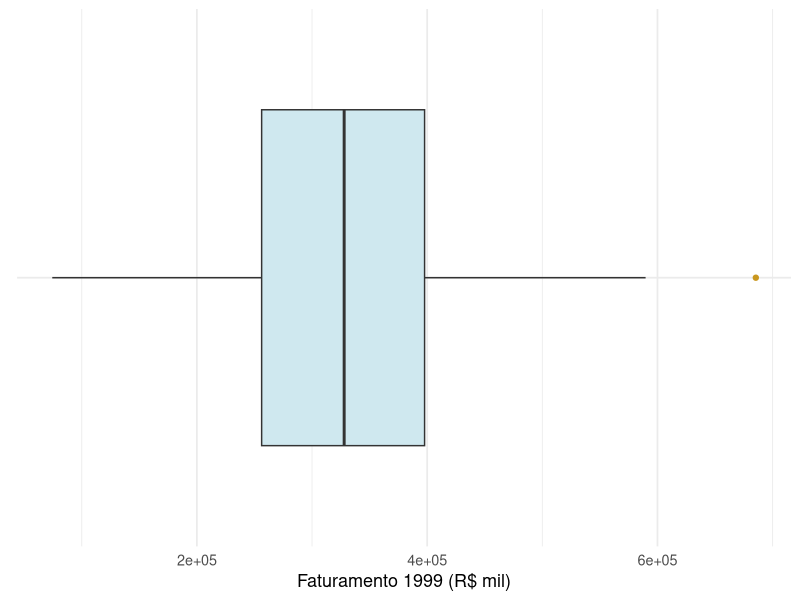
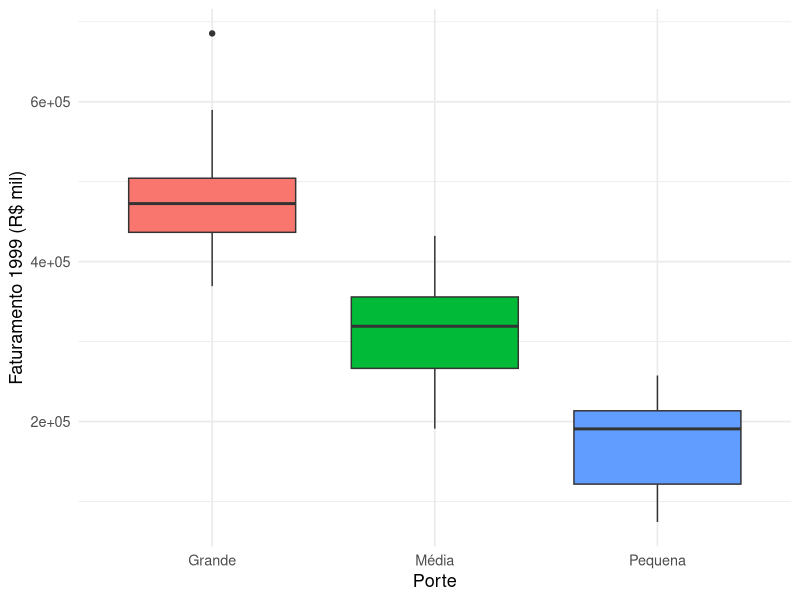

Generate these figures, in order, with R:
## ---- chunk 1
knitr::opts_chunk$set(echo = TRUE, warning = FALSE, message = FALSE, fig.retina = 2, fig.height=4.2)
suppressPackageStartupMessages(library(tidyverse))
empresas <- read.csv("empresas.csv")
## ---- chunk 2
ggplot(empresas, aes(x = "", y = faturamento99)) +
  geom_boxplot(fill = "#cfe8ef", outlier.color = "#c9971e") + coord_flip() +
  labs(x = NULL, y = "Faturamento 1999 (R$ mil)") + theme_minimal(base_size = 13)
## ---- chunk 3
ggplot(empresas, aes(x = porte, y = faturamento99, fill = porte)) +
  geom_boxplot(show.legend = FALSE) +
  labs(x = "Porte", y = "Faturamento 1999 (R$ mil)") + theme_minimal(base_size = 13)
## ---- chunk 4
quantile(empresas$faturamento99, probs = c(.25, .5, .75))
IQR(empresas$faturamento99)
